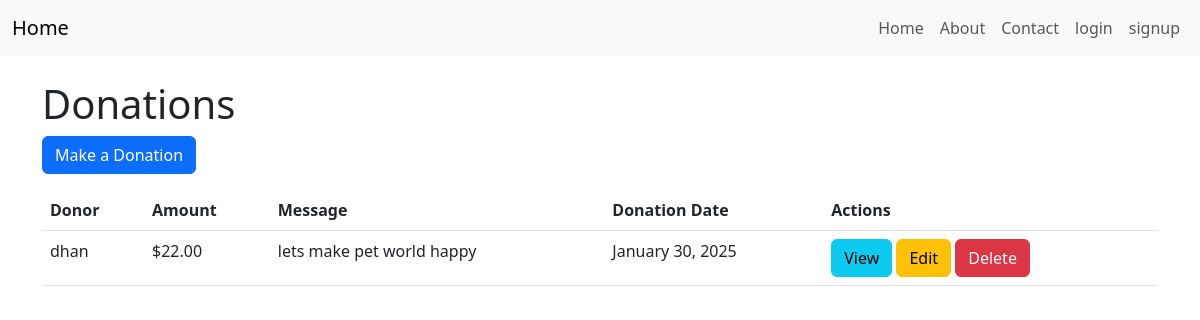
The app's page /donations/, older data.
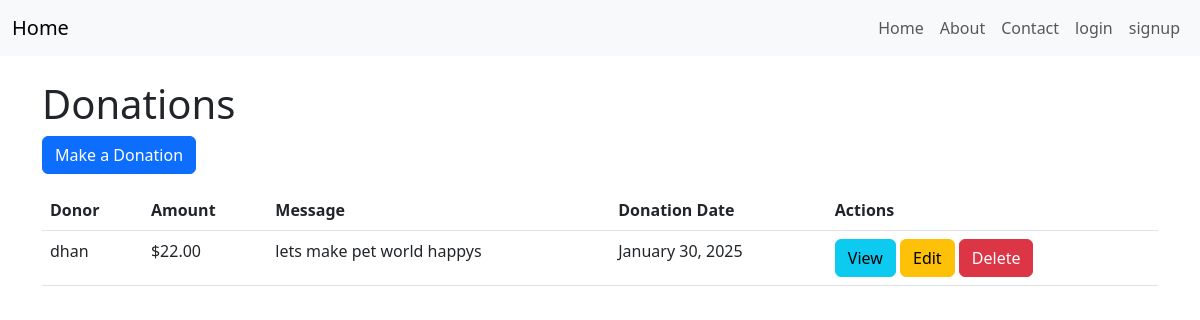
The same page, newer data.
### app/models.py (models this page shows, shortened)
class Donation(models.Model):
    donor = models.ForeignKey(settings.AUTH_USER_MODEL, on_delete=models.CASCADE, related_name='donations')
    amount = models.DecimalField(max_digits=10, decimal_places=2)
    donation_date = models.DateTimeField(auto_now_add=True)
    message = models.TextField(blank=True, null=True)

### accounts/models.py (models this page shows, shortened)
class CustomUser(AbstractUser):
    phone_number = models.CharField(max_length=15, blank=True, null=True)
    address = models.TextField(blank=True, null=True)
    profile_picture = models.ImageField(upload_to='profile_pics/', blank=True, null=True)

### app/views.py (the view)
# urls.py: path('donations/', DonationListView.as_view(), name='donation_list'),
class DonationListView(ListView):
    model = Donation
    template_name = 'donations/donation_list.html'
    context_object_name = 'donations'

### app/templates/donations/donation_list.html
{% extends 'app/base.html' %}
{% block content %}
  <h1>Donations</h1>
  <a href="{% url 'donation_create' %}" class="btn btn-primary">Make a Donation</a>
  <table class="table mt-3">
    <thead>
      <tr>
        <th>Donor</th>
        <th>Amount</th>
        <th>Message</th>
        <th>Donation Date</th>
        <th>Actions</th>
      </tr>
    </thead>
    <tbody>
      {% for donation in donations %}
        <tr>
          <td>{{ donation.donor.username }}</td>
          <td>${{ donation.amount }}</td>
          <td>{{ donation.message }}</td>
          <td>{{ donation.donation_date|date:"F j, Y" }}</td>
          <td>
            <a href="{% url 'donation_detail' donation.pk %}" class="btn btn-info">View</a>
            <a href="{% url 'donation_update' donation.pk %}" class="btn btn-warning">Edit</a>
            <a href="{% url 'donation_delete' donation.pk %}" class="btn btn-danger">Delete</a>
          </td>
        </tr>
      {% endfor %}
    </tbody>
  </table>
{% endblock content %}

Row changes from the older to the newer data that the page shows:
changed Donation "dhan": message "lets make pet world happy" → "lets make pet world happys"
